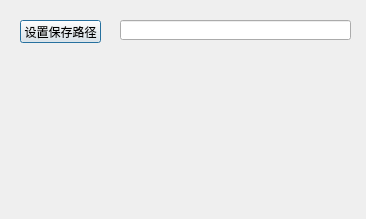
<?xml version="1.0" encoding="UTF-8"?>
<ui version="4.0">
 <class>AnimationSettingsDlg</class>
 <widget class="QDialog" name="AnimationSettingsDlg">
  <property name="geometry">
   <rect>
    <x>0</x>
    <y>0</y>
    <width>366</width>
    <height>219</height>
   </rect>
  </property>
  <property name="windowTitle">
   <string>AnimationSettingsDlg</string>
  </property>
  <widget class="QPushButton" name="pushButton_SetPath">
   <property name="geometry">
    <rect>
     <x>20</x>
     <y>20</y>
     <width>81</width>
     <height>23</height>
    </rect>
   </property>
   <property name="text">
    <string>设置保存路径</string>
   </property>
  </widget>
  <widget class="QLineEdit" name="lineEdit_Path">
   <property name="geometry">
    <rect>
     <x>120</x>
     <y>20</y>
     <width>231</width>
     <height>20</height>
    </rect>
   </property>
   <property name="readOnly">
    <bool>true</bool>
   </property>
  </widget>
 </widget>
 <layoutdefault spacing="6" margin="11"/>
 <resources/>
 <connections>
  <connection>
   <sender>pushButton_SetPath</sender>
   <signal>clicked()</signal>
   <receiver>AnimationSettingsDlg</receiver>
   <slot>slotSetSavePath()</slot>
   <hints>
    <hint type="sourcelabel">
     <x>63</x>
     <y>33</y>
    </hint>
    <hint type="destinationlabel">
     <x>168</x>
     <y>93</y>
    </hint>
   </hints>
  </connection>
 </connections>
 <slots>
  <slot>slotSetSavePath()</slot>
 </slots>
</ui>
